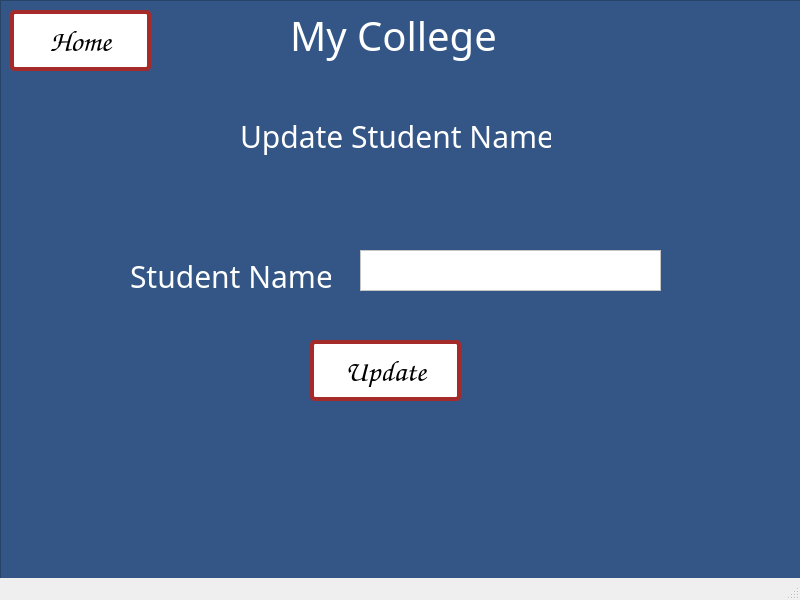
<?xml version="1.0" encoding="UTF-8"?>
<ui version="4.0">
 <class>MainWindow</class>
 <widget class="QMainWindow" name="MainWindow">
  <property name="geometry">
   <rect>
    <x>0</x>
    <y>0</y>
    <width>800</width>
    <height>600</height>
   </rect>
  </property>
  <property name="windowTitle">
   <string>MainWindow</string>
  </property>
  <widget class="QWidget" name="centralwidget">
   <widget class="QWidget" name="gridLayoutWidget">
    <property name="geometry">
     <rect>
      <x>0</x>
      <y>0</y>
      <width>801</width>
      <height>601</height>
     </rect>
    </property>
    <layout class="QGridLayout" name="gridLayout">
     <item row="0" column="0">
      <widget class="QFrame" name="frame">
       <property name="autoFillBackground">
        <bool>false</bool>
       </property>
       <property name="styleSheet">
        <string notr="true"> background-color: #345687;</string>
       </property>
       <property name="frameShape">
        <enum>QFrame::StyledPanel</enum>
       </property>
       <property name="frameShadow">
        <enum>QFrame::Raised</enum>
       </property>
       <widget class="QLabel" name="label_4">
        <property name="geometry">
         <rect>
          <x>290</x>
          <y>10</y>
          <width>211</width>
          <height>51</height>
         </rect>
        </property>
        <property name="font">
         <font>
          <family>Papyrus</family>
          <pointsize>-1</pointsize>
         </font>
        </property>
        <property name="styleSheet">
         <string notr="true">font-size: 40px;
color: white;</string>
        </property>
        <property name="text">
         <string>My College</string>
        </property>
       </widget>
       <widget class="QLabel" name="label_5">
        <property name="geometry">
         <rect>
          <x>240</x>
          <y>110</y>
          <width>311</width>
          <height>51</height>
         </rect>
        </property>
        <property name="font">
         <font>
          <family>Papyrus</family>
          <pointsize>-1</pointsize>
         </font>
        </property>
        <property name="styleSheet">
         <string notr="true">font-size: 30px;
color: white;</string>
        </property>
        <property name="text">
         <string>Update Student Name</string>
        </property>
       </widget>
       <widget class="QTextEdit" name="updateStudentNameTakeStudentName">
        <property name="geometry">
         <rect>
          <x>360</x>
          <y>250</y>
          <width>301</width>
          <height>41</height>
         </rect>
        </property>
        <property name="styleSheet">
         <string notr="true">background-color:white;color:black;font-size:25px;</string>
        </property>
       </widget>
       <widget class="QLabel" name="label_6">
        <property name="geometry">
         <rect>
          <x>130</x>
          <y>250</y>
          <width>201</width>
          <height>51</height>
         </rect>
        </property>
        <property name="font">
         <font>
          <family>Papyrus</family>
          <pointsize>-1</pointsize>
         </font>
        </property>
        <property name="styleSheet">
         <string notr="true">font-size: 30px;
color: white;</string>
        </property>
        <property name="text">
         <string>Student Name</string>
        </property>
       </widget>
       <widget class="QPushButton" name="updateStudentNameHomeButton">
        <property name="geometry">
         <rect>
          <x>10</x>
          <y>10</y>
          <width>141</width>
          <height>61</height>
         </rect>
        </property>
        <property name="font">
         <font>
          <family>Comic Sans MS</family>
          <pointsize>-1</pointsize>
          <underline>false</underline>
          <strikeout>false</strikeout>
         </font>
        </property>
        <property name="styleSheet">
         <string notr="true">background-color: white;
display: inline-block;
      padding: 10px 20px;
      font-size: 30px;
      text-align: center;
      text-decoration: none;
      cursor: pointer;
      border-radius: 5px;
      transition: background-color 0.3s ease;
 border: 4px solid brown;</string>
        </property>
        <property name="text">
         <string>Home</string>
        </property>
       </widget>
       <widget class="QPushButton" name="updateStudentNameUpdateButton">
        <property name="geometry">
         <rect>
          <x>310</x>
          <y>340</y>
          <width>151</width>
          <height>61</height>
         </rect>
        </property>
        <property name="font">
         <font>
          <family>Comic Sans MS</family>
          <pointsize>-1</pointsize>
          <underline>false</underline>
          <strikeout>false</strikeout>
         </font>
        </property>
        <property name="styleSheet">
         <string notr="true">background-color: white;
display: inline-block;
      padding: 10px 20px;
      font-size: 30px;
      text-align: center;
      text-decoration: none;
      cursor: pointer;
      border-radius: 5px;
      transition: background-color 0.3s ease;
 border: 4px solid brown;</string>
        </property>
        <property name="text">
         <string>Update</string>
        </property>
       </widget>
      </widget>
     </item>
    </layout>
   </widget>
  </widget>
  <widget class="QStatusBar" name="statusbar"/>
 </widget>
 <resources/>
 <connections/>
</ui>
